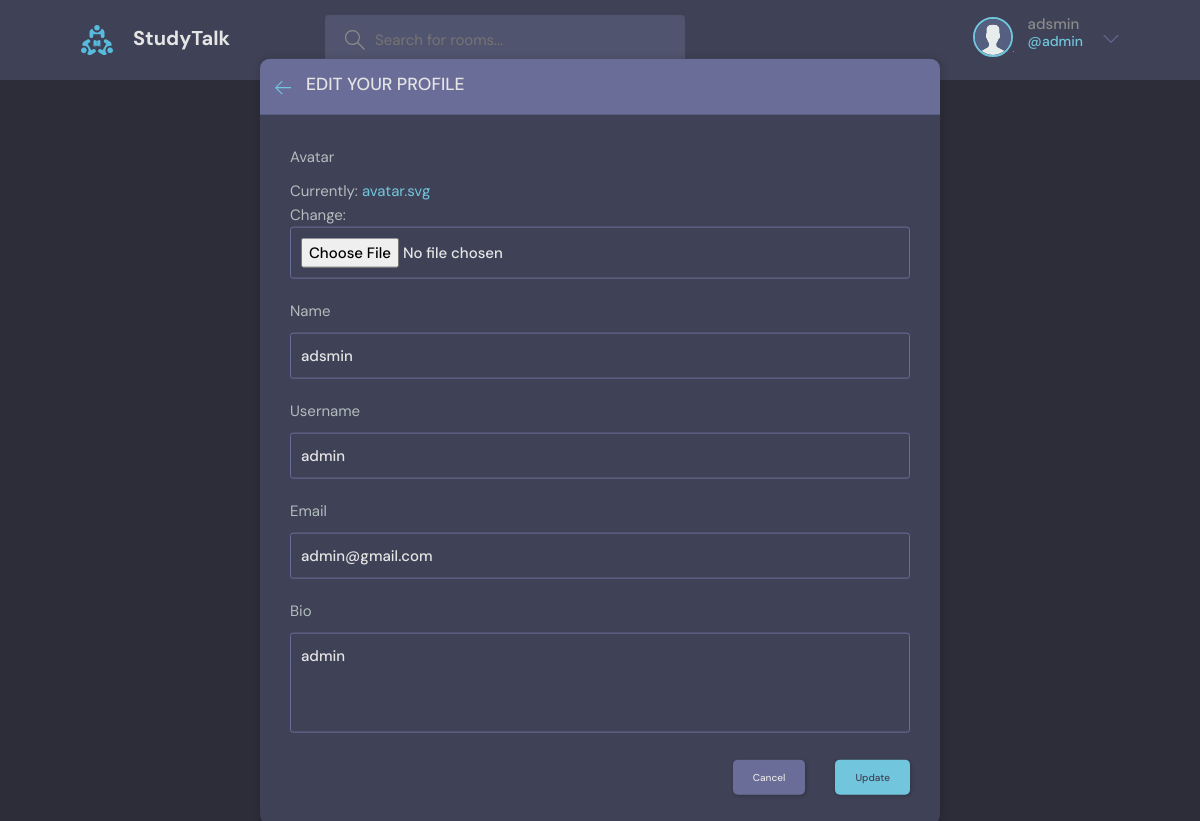
The app's page /update-profile/ (signed in), older data.
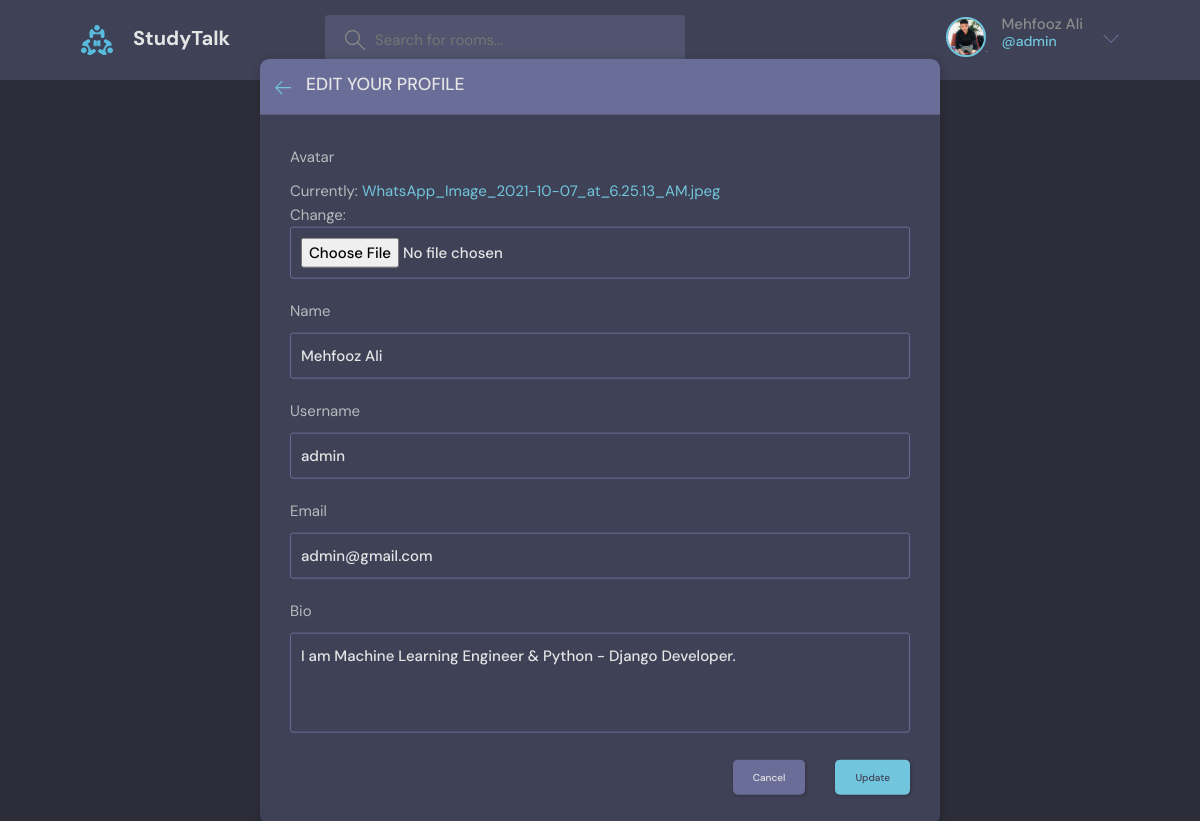
The same page, newer data.
### base/models.py (models this page shows)
class User(AbstractUser):
    name = models.CharField(max_length=200, null=True)
    email = models.EmailField(unique=True, null=True)
    bio = models.TextField(null=True)
    avatar = models.ImageField(null=True, default='avatar.svg')
    REQUIRED_FIELDS = []

### base/views.py (the view)
# urls.py: path('update-profile/', views.updateUser, name='update-profile'),
@login_required(login_url="/login/")
def updateUser(request):
    user = request.user
    form = UserForm(instance = user)
    if request.method == 'POST':
        form = UserForm(request.POST, request.FILES, instance=user)
        if form.is_valid:
            form.save()
            return redirect('user-profile', pk=user.id)
    return render(request, 'base/edit-user.html', {'form':form})

### base/forms.py
class UserForm(ModelForm):
    class Meta:
        model = User
        fields = ['avatar', 'name', 'username', 'email', 'bio']

### base/templates/base/edit-user.html (shortened to what this page needs)
{% extends 'base/main.html' %}
{% load static %}
{% block content %}
    <main class="update-account layout">
        <div class="container">
            <div class="layout__box">
                <div class="layout__boxHeader">
                    <div class="layout__boxTitle">
                        <a href="/">
                            <svg version="1.1" xmlns="http://www.w3.org/2000/svg" width="32" height="32"
                                viewBox="0 0 32 32">
                                <title>arrow-left</title>
                                <path
                                    d="M13.723 2.286l-13.723 13.714 13.719 13.714 1.616-1.611-10.96-10.96h27.625v-2.286h-27.625l10.965-10.965-1.616-1.607z">
                                </path>
                            </svg>
                        </a>
                        <h3>Edit your profile</h3>
                    </div>
                </div>
                <div class="layout__body">
                    <form class="form" action="" method='post' enctype='multipart/form-data'>
                      {% for field in form %}
                        <div class="form__group">
                            <label for="profile_pic">{{field.label}}</label>
                            {{field}}
                        </div>
                      {% endfor %}
                        <div class="form__action">
                            <a class="btn btn--dark" href="/">Cancel</a>
                            <button class="btn btn--main" type="submit">Update</button>
                        </div>
                    </form>
                </div>
            </div>
        </div>
    </main>
{% endblock content %}

### base/templates/base/navbar.html (shortened to what this page needs)
{% load static %}
<header class="header header--loggedIn">
  <div class="container">
    <a href="/" class="header__logo">
      <img src="{% static 'images/logo.svg' %}" />
      <h1>StudyTalk</h1>
    </a>
    <form class="header__search" action="{% url 'home' %}" method="GET">
      <label>
        <input  name="q" placeholder="Search for rooms..." />
      </label>
    </form>
    <nav class="header__menu">
      {% if request.user.is_authenticated %}
      <div class="header__user">
        <a href="/">
          <div class="avatar avatar--medium active">
            <img src="{{request.user.avatar.url}}" />
          </div>
          <p>{{request.user.name}} <span>@{{request.user.username}}</span></p>
        </a>
        <button class="dropdown-button">
          <svg version="1.1" xmlns="http://www.w3.org/2000/svg" width="32" height="32" viewBox="0 0 32 32">
            <title>chevron-down</title>
            <path d="M16 21l-13-13h-3l16 16 16-16h-3l-13 13z"></path>
          </svg>
        </button>
      </div>
      {% else %}
      <a href="{% url 'login' %}">
        <img src="{% static 'images/avatar.svg' %}" />
        <p>Login</p>
      </a>
      {% endif %}
    </nav>
  </div>
</header>

Row changes from the older to the newer data that the page shows:
changed User "admin": user.avatar: picture added in place of a placeholder; user.name "adsmin" → "Mehfooz Ali"; name "adsmin" → "Mehfooz Ali"; bio "admin" → "I am Machine Learning Engineer & Python - Django Developer."
Text that changed along with them:
text no longer shown: "Currently: avatar.svg Change:"
text now shown: "Currently: WhatsApp_Image_2021-10-07_at_6.25.13_AM.jpeg Change:"
